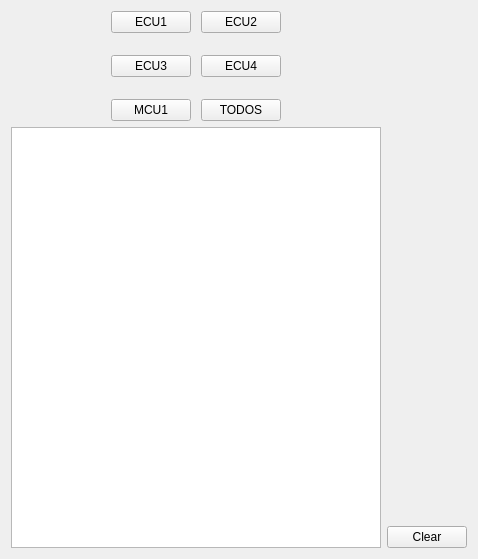
              <widget class="QWidget" name="loopTest">
               <layout class="QGridLayout" name="gridLayout_8">
                <item row="0" column="0">
                 <layout class="QHBoxLayout" name="horizontalInitOpt_3">
                  <property name="spacing">
                   <number>10</number>
                  </property>
                  <property name="leftMargin">
                   <number>100</number>
                  </property>
                  <property name="topMargin">
                   <number>0</number>
                  </property>
                  <property name="rightMargin">
                   <number>100</number>
                  </property>
                  <property name="bottomMargin">
                   <number>0</number>
                  </property>
                  <item>
                   <layout class="QVBoxLayout" name="verticalLayout_26">
                    <property name="spacing">
                     <number>22</number>
                    </property>
                    <property name="topMargin">
                     <number>0</number>
                    </property>
                    <property name="bottomMargin">
                     <number>0</number>
                    </property>
                    <item>
                     <widget class="QPushButton" name="ecu1Loop">
                      <property name="text">
                       <string>ECU1</string>
                      </property>
                      <property name="checkable">
                       <bool>true</bool>
                      </property>
                      <property name="autoExclusive">
                       <bool>true</bool>
                      </property>
                     </widget>
                    </item>
                    <item>
                     <widget class="QPushButton" name="ecu3Loop">
                      <property name="text">
                       <string>ECU3</string>
                      </property>
                      <property name="checkable">
                       <bool>true</bool>
                      </property>
                      <property name="autoExclusive">
                       <bool>true</bool>
                      </property>
                     </widget>
                    </item>
                    <item>
                     <widget class="QPushButton" name="mcu1Loop">
                      <property name="text">
                       <string>MCU1</string>
                      </property>
                      <property name="checkable">
                       <bool>true</bool>
                      </property>
                      <property name="autoExclusive">
                       <bool>true</bool>
                      </property>
                     </widget>
                    </item>
                   </layout>
                  </item>
                  <item>
                   <layout class="QVBoxLayout" name="verticalLayout_27">
                    <property name="spacing">
                     <number>22</number>
                    </property>
                    <property name="topMargin">
                     <number>0</number>
                    </property>
                    <property name="bottomMargin">
                     <number>0</number>
                    </property>
                    <item>
                     <widget class="QPushButton" name="ecu2Loop">
                      <property name="text">
                       <string>ECU2</string>
                      </property>
                      <property name="checkable">
                       <bool>true</bool>
                      </property>
                      <property name="autoExclusive">
                       <bool>true</bool>
                      </property>
                     </widget>
                    </item>
                    <item>
                     <widget class="QPushButton" name="ecu4Loop">
                      <property name="text">
                       <string>ECU4</string>
                      </property>
                      <property name="checkable">
                       <bool>true</bool>
                      </property>
                      <property name="autoExclusive">
                       <bool>true</bool>
                      </property>
                     </widget>
                    </item>
                    <item>
                     <widget class="QPushButton" name="todosLoop">
                      <property name="text">
                       <string>TODOS</string>
                      </property>
                      <property name="checkable">
                       <bool>true</bool>
                      </property>
                      <property name="autoExclusive">
                       <bool>true</bool>
                      </property>
                     </widget>
                    </item>
                   </layout>
                  </item>
                 </layout>
                </item>
                <item row="1" column="0" rowspan="2">
                 <widget class="QTextBrowser" name="console_6">
                  <property name="minimumSize">
                   <size>
                    <width>0</width>
                    <height>421</height>
                   </size>
                  </property>
                 </widget>
                </item>
                <item row="2" column="1">
                 <widget class="QPushButton" name="clearButton_7">
                  <property name="sizePolicy">
                   <sizepolicy hsizetype="Fixed" vsizetype="Fixed">
                    <horstretch>0</horstretch>
                    <verstretch>0</verstretch>
                   </sizepolicy>
                  </property>
                  <property name="text">
                   <string>Clear</string>
                  </property>
                 </widget>
                </item>
               </layout>
              </widget>
